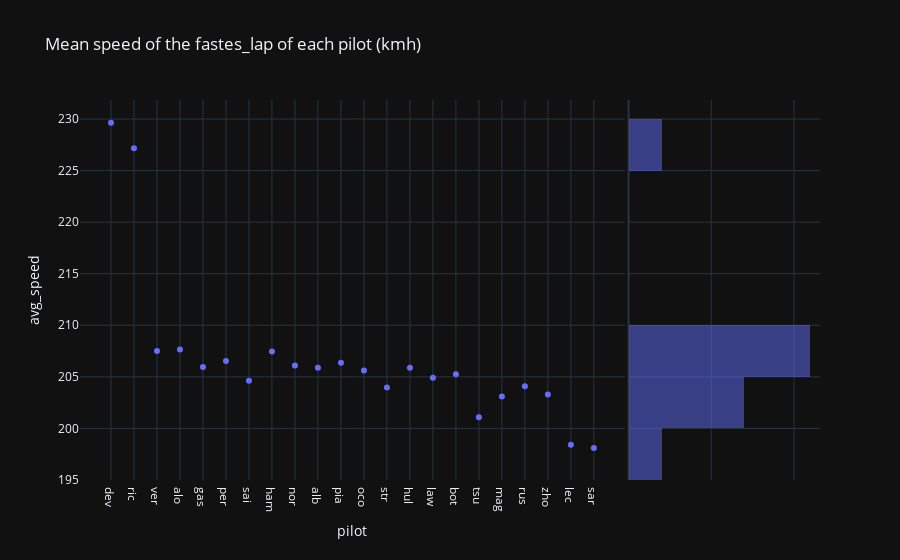

The notebook cell saved with this chart:
### Code cell
px.scatter(last_gp, x="pilot", y="avg_speed", title="Mean speed of the fastes_lap of each pilot (kmh)", marginal_y="histogram", template="plotly_dark")

### Figure 1 — Plotly figure (JSON) as saved in the notebook; plotly's stock layout.template omitted (floating-point values rounded to 4 significant figures)
{"data": [{"hovertemplate": "pilot=%{x}<br>avg_speed=%{y}<extra></extra>", "legendgroup": "", "marker": {"color": "#636efa", "symbol": "circle"}, "mode": "markers", "name": "", "orientation": "v", "showlegend": false, "type": "scatter", "x": ["dev", "ric", "ver", "alo", "gas", "per", "sai", "ham", "nor", "alb", "pia", "oco", "str", "hul", "law", "bot", "tsu", "mag", "rus", "zho", "lec", "sar"], "xaxis": "x", "y": [229.6, 227.2, 207.5, 207.7, 206.0, 206.5, 204.6, 207.5, 206.1, 205.9, 206.4, 205.6, 204.0, 205.9, 204.9, 205.3, 201.1, 203.1, 204.1, 203.3, 198.4, 198.1], "yaxis": "y"}, {"alignmentgroup": "True", "bingroup": "y", "hovertemplate": "avg_speed=%{y}<br>count=%{x}<extra></extra>", "legendgroup": "", "marker": {"color": "#636efa"}, "name": "", "offsetgroup": "", "opacity": 0.5, "showlegend": false, "type": "histogram", "xaxis": "x2", "y": [229.6, 227.2, 207.5, 207.7, 206.0, 206.5, 204.6, 207.5, 206.1, 205.9, 206.4, 205.6, 204.0, 205.9, 204.9, 205.3, 201.1, 203.1, 204.1, 203.3, 198.4, 198.1], "yaxis": "y2"}], "layout": {"barmode": "overlay", "legend": {"tracegroupgap": 0}, "title": {"text": "Mean speed of the fastes_lap of each pilot (kmh)"}, "xaxis": {"anchor": "y", "domain": [0, 0.7363], "title": {"text": "pilot"}}, "xaxis2": {"anchor": "y2", "domain": [0.7413, 1], "matches": "x2", "showgrid": true, "showline": false, "showticklabels": false, "ticks": ""}, "yaxis": {"anchor": "x", "domain": [0, 1], "title": {"text": "avg_speed"}}, "yaxis2": {"anchor": "x2", "domain": [0, 1], "matches": "y", "showgrid": true, "showticklabels": false}}}
